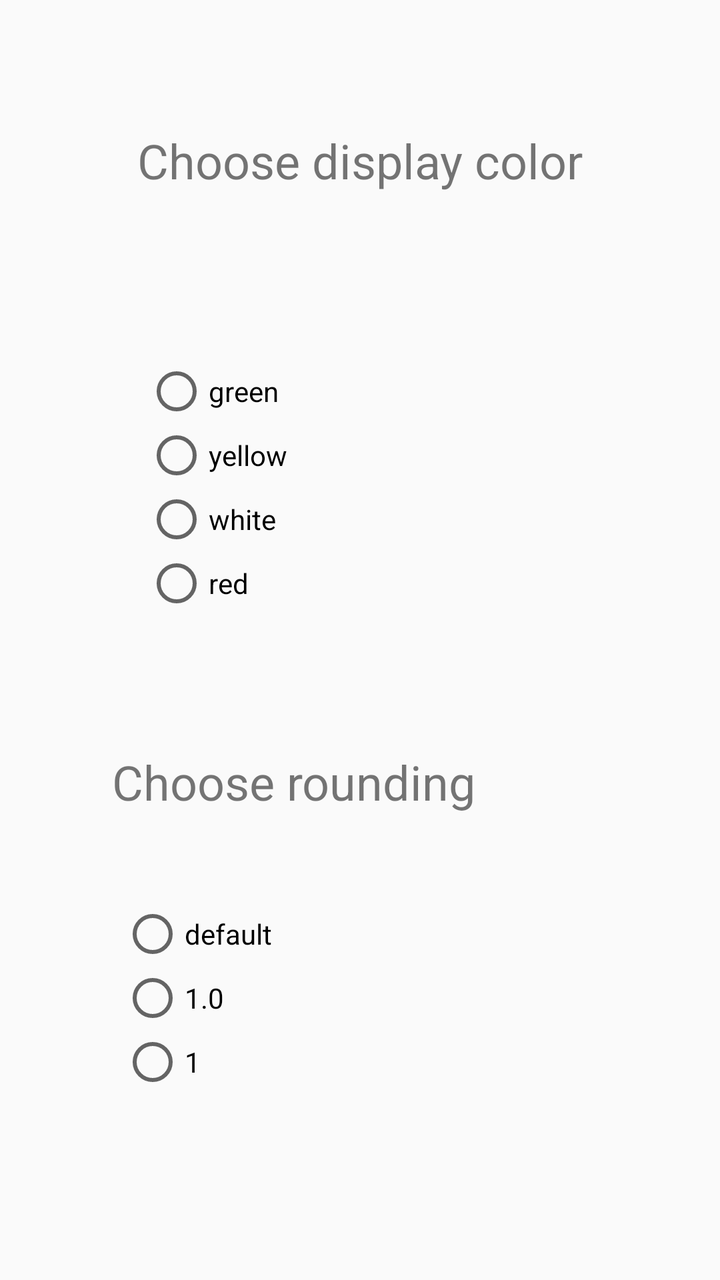
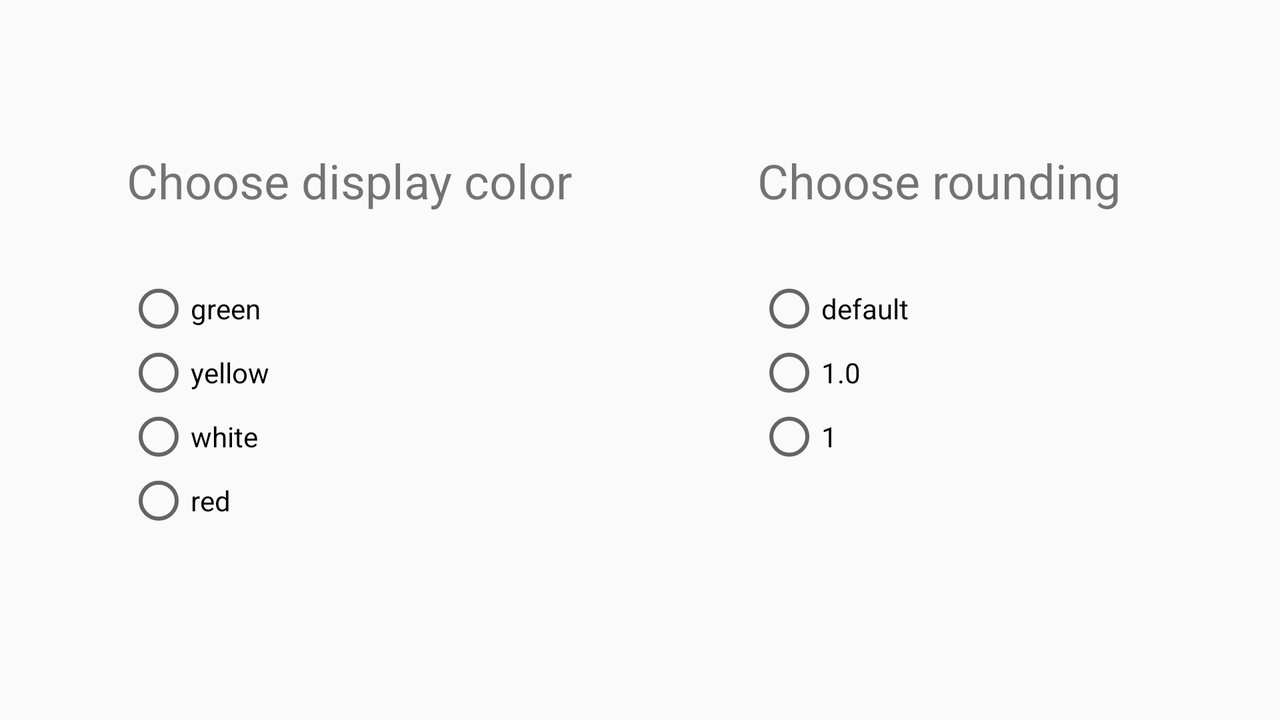

The same Android screen from two of the app's own layout files: first res/layout/ as a phone draws it, then the repository's variant for another configuration, drawn on a device whose configuration selects that folder. Both files follow.
<!-- AndroidManifest.xml: application theme AppTheme.NoActionBar -->
<!-- res/layout/activity_settings.xml -->
<?xml version="1.0" encoding="utf-8"?>
<android.support.constraint.ConstraintLayout xmlns:android="http://schemas.android.com/apk/res/android"
    xmlns:app="http://schemas.android.com/apk/res-auto"
    xmlns:tools="http://schemas.android.com/tools"
    android:layout_width="match_parent"
    android:layout_height="match_parent"
    tools:context="com.example.android.calculatorrpn.SettingsActivity">

    <TextView
        android:id="@+id/textView3"
        android:layout_width="wrap_content"
        android:layout_height="0dp"
        android:layout_marginBottom="36dp"
        android:layout_marginTop="64dp"
        android:text="Choose display color"
        android:textSize="24dp"
        app:layout_constraintBottom_toTopOf="@+id/radioGroup"
        app:layout_constraintEnd_toEndOf="parent"
        app:layout_constraintStart_toStartOf="parent"
        app:layout_constraintTop_toTopOf="parent" />

    <RadioGroup
        android:id="@+id/radioGroup"
        android:layout_width="wrap_content"
        android:layout_height="wrap_content"
        android:layout_marginBottom="67dp"
        android:layout_marginEnd="148dp"
        app:layout_constraintBottom_toTopOf="@+id/textView4"
        app:layout_constraintEnd_toEndOf="@+id/textView3"
        app:layout_constraintTop_toBottomOf="@+id/textView3">

        <RadioButton
            android:id="@+id/green"
            android:layout_width="wrap_content"
            android:layout_height="wrap_content"
            android:layout_weight="1"
            android:text="green" />

        <RadioButton
            android:id="@+id/yellow"
            android:layout_width="wrap_content"
            android:layout_height="wrap_content"
            android:layout_weight="1"
            android:text="yellow" />

        <RadioButton
            android:id="@+id/white"
            android:layout_width="wrap_content"
            android:layout_height="wrap_content"
            android:layout_weight="1"
            android:text="white" />

        <RadioButton
            android:id="@+id/red"
            android:layout_width="wrap_content"
            android:layout_height="wrap_content"
            android:layout_weight="1"
            android:text="red" />
    </RadioGroup>

    <TextView
        android:id="@+id/textView4"
        android:layout_width="wrap_content"
        android:layout_height="wrap_content"
        android:layout_marginBottom="44dp"
        android:layout_marginEnd="116dp"
        android:text="Choose rounding "
        android:textSize="24dp"
        app:layout_constraintBottom_toTopOf="@+id/radioGroup2"
        app:layout_constraintEnd_toEndOf="parent"
        app:layout_constraintTop_toBottomOf="@+id/radioGroup" />

    <RadioGroup
        android:id="@+id/radioGroup2"
        android:layout_width="wrap_content"
        android:layout_height="wrap_content"
        android:layout_marginBottom="93dp"
        android:layout_marginEnd="108dp"
        app:layout_constraintBottom_toBottomOf="parent"
        app:layout_constraintEnd_toEndOf="@+id/textView4"
        app:layout_constraintTop_toBottomOf="@+id/textView4">

        <RadioButton
            android:id="@+id/radioButton6"
            android:layout_width="wrap_content"
            android:layout_height="wrap_content"
            android:layout_weight="1"
            android:text="default" />

        <RadioButton
            android:id="@+id/radioButton7"
            android:layout_width="wrap_content"
            android:layout_height="wrap_content"
            android:layout_weight="1"
            android:text="1.0" />

        <RadioButton
            android:id="@+id/radioButton8"
            android:layout_width="wrap_content"
            android:layout_height="wrap_content"
            android:layout_weight="1"
            android:text="1" />
    </RadioGroup>

</android.support.constraint.ConstraintLayout>
<!-- resources referenced by this layout -->
<resources>
  <style name="AppTheme.NoActionBar" parent="Theme.AppCompat.Light.DarkActionBar">
          <item name="windowActionBar">false</item>
          <item name="windowNoTitle">true</item>
          <item name="android:windowFullscreen">true</item>
      </style>
</resources>
<!-- res/layout-land/activity_settings.xml (the repository's variant of the layout above) -->
<!-- drawn on the phone turned sideways -->
<?xml version="1.0" encoding="utf-8"?>
<android.support.constraint.ConstraintLayout xmlns:android="http://schemas.android.com/apk/res/android"
    xmlns:app="http://schemas.android.com/apk/res-auto"
    xmlns:tools="http://schemas.android.com/tools"
    android:layout_width="match_parent"
    android:layout_height="match_parent"
    tools:context="com.example.android.calculatorrpn.SettingsActivity">

    <TextView
        android:id="@+id/textView3"
        android:layout_width="wrap_content"
        android:layout_height="wrap_content"
        android:layout_marginEnd="29dp"
        android:text="Choose display color"
        android:textSize="24dp"
        app:layout_constraintBottom_toBottomOf="@+id/textView4"
        app:layout_constraintEnd_toStartOf="@+id/textView4"
        app:layout_constraintStart_toStartOf="parent"
        app:layout_constraintTop_toTopOf="@+id/textView4" />

    <RadioGroup
        android:id="@+id/radioGroup"
        android:layout_width="wrap_content"
        android:layout_height="wrap_content"
        android:layout_marginTop="32dp"
        app:layout_constraintStart_toStartOf="@+id/textView3"
        app:layout_constraintTop_toBottomOf="@+id/textView3">

        <RadioButton
            android:id="@+id/green"
            android:layout_width="wrap_content"
            android:layout_height="wrap_content"
            android:layout_weight="1"
            android:text="green" />

        <RadioButton
            android:id="@+id/yellow"
            android:layout_width="wrap_content"
            android:layout_height="wrap_content"
            android:layout_weight="1"
            android:text="yellow" />

        <RadioButton
            android:id="@+id/white"
            android:layout_width="wrap_content"
            android:layout_height="wrap_content"
            android:layout_weight="1"
            android:text="white" />

        <RadioButton
            android:id="@+id/red"
            android:layout_width="wrap_content"
            android:layout_height="wrap_content"
            android:layout_weight="1"
            android:text="red" />
    </RadioGroup>

    <TextView
        android:id="@+id/textView4"
        android:layout_width="wrap_content"
        android:layout_height="wrap_content"
        android:layout_marginEnd="10dp"
        android:layout_marginTop="74dp"
        android:text="Choose rounding "
        android:textSize="24dp"
        app:layout_constraintEnd_toEndOf="parent"
        app:layout_constraintStart_toEndOf="@+id/textView3"
        app:layout_constraintTop_toTopOf="parent" />

    <RadioGroup
        android:id="@+id/radioGroup2"
        android:layout_width="wrap_content"
        android:layout_height="wrap_content"
        android:layout_marginTop="32dp"
        app:layout_constraintStart_toStartOf="@+id/textView4"
        app:layout_constraintTop_toBottomOf="@+id/textView4">

        <RadioButton
            android:id="@+id/radioButton6"
            android:layout_width="wrap_content"
            android:layout_height="wrap_content"
            android:layout_weight="1"
            android:text="default" />

        <RadioButton
            android:id="@+id/radioButton7"
            android:layout_width="wrap_content"
            android:layout_height="wrap_content"
            android:layout_weight="1"
            android:text="1.0" />

        <RadioButton
            android:id="@+id/radioButton8"
            android:layout_width="wrap_content"
            android:layout_height="wrap_content"
            android:layout_weight="1"
            android:text="1" />
    </RadioGroup>

</android.support.constraint.ConstraintLayout>
